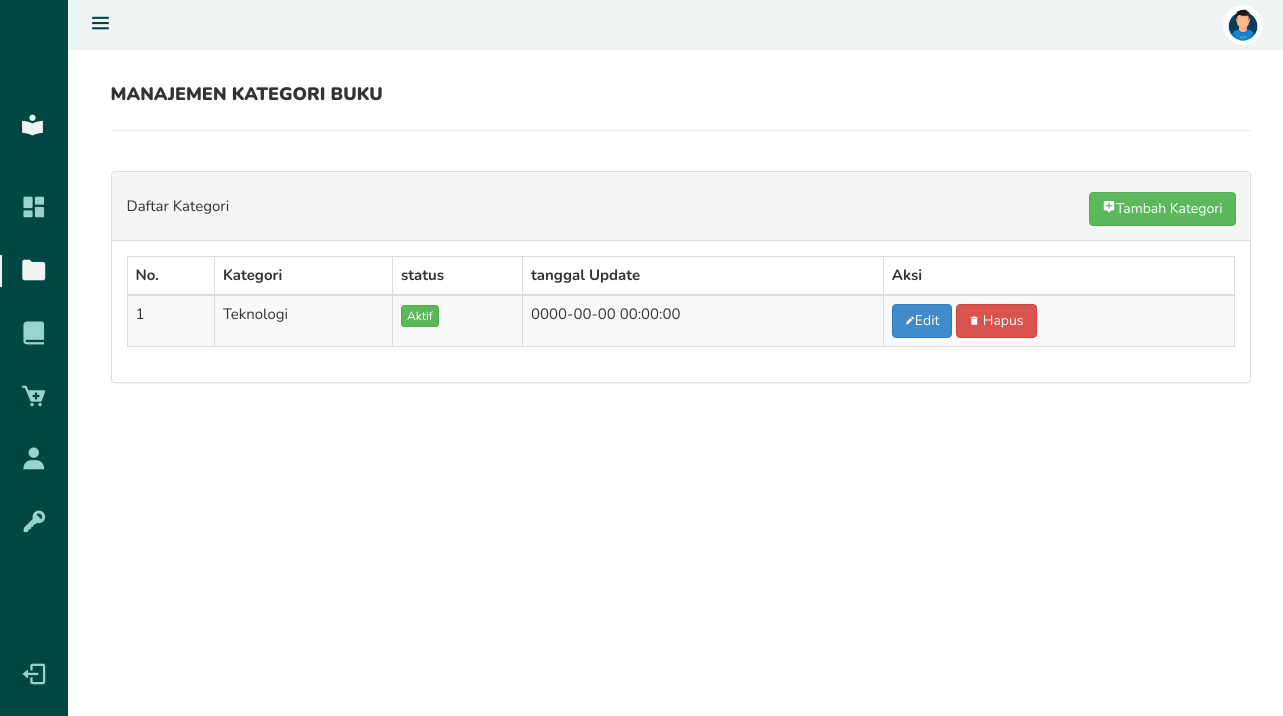
Page /admin/manajemen-kategori.php on the earlier database version.
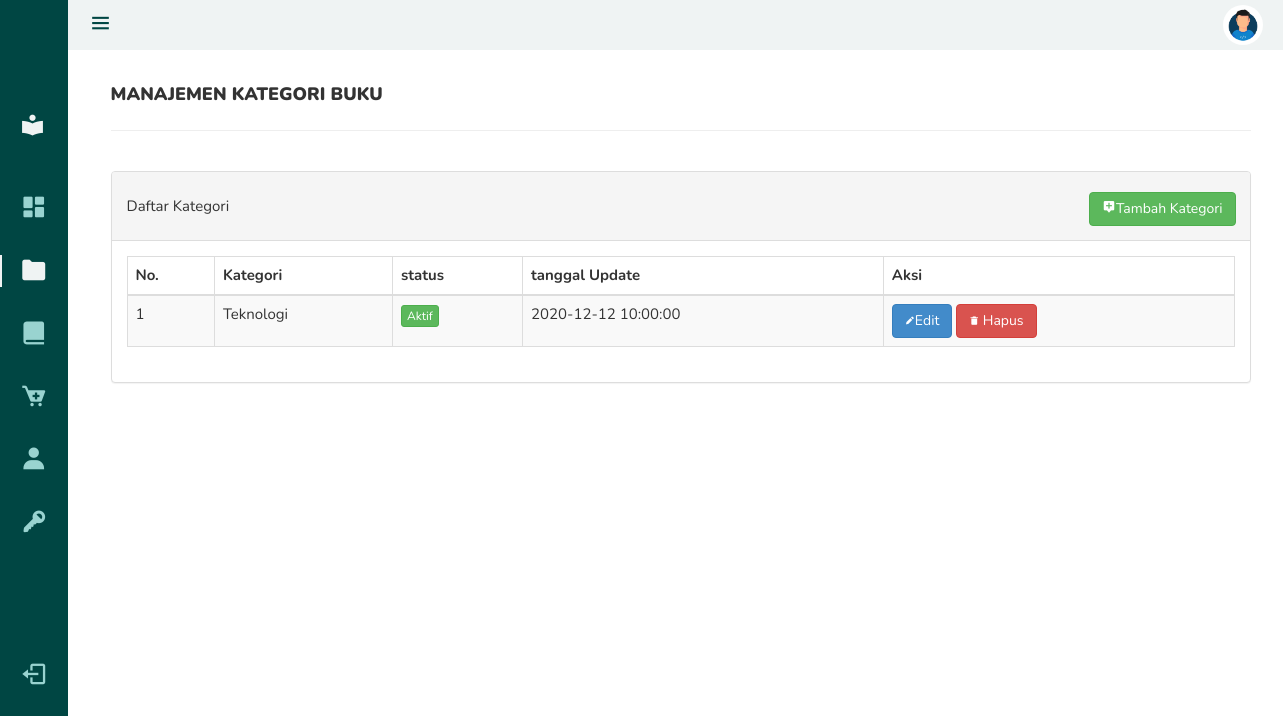
Same page on the later database version.
### tables this page shows
CREATE TABLE `kategori` (
  `id_kategori` int(11) NOT NULL PRIMARY KEY AUTO_INCREMENT,
  `nama_kategori`varchar(150) DEFAULT NULL,
  `status` int(1) DEFAULT NULL,
  `tgl_reg` DATETIME NULL DEFAULT CURRENT_TIMESTAMP,
  `tgl_update` DATETIME NULL DEFAULT '0000-00-00 00:00:00' ON UPDATE CURRENT_TIMESTAMP
);

### admin/manajemen-kategori.php (the view, shortened to what this page needs)
<?php include('includes/config.php'); ?>
<!DOCTYPE html>
<html lang="en">
<head>
    <link href='https://cdn.jsdelivr.net/npm/boxicons@2.0.5/css/boxicons.min.css' rel='stylesheet'>
    <link href="assets/css/bootstrap.css" rel="stylesheet" />
    <link rel="stylesheet" href="assets/css/styles.css">
</head>
<body id="body-pd">
    <header class="header" id="header">
        <div class="header__toggle">
            <i class="bx bx-menu" id="header-toggle"></i>
        </div>
        <div class="header__img">
            <img src="assets/Img/profile.png" alt="">
        </div>
    </header>
    <div class="l-navbar" id="nav-bar">
        <nav class="nav">
            <div>
                <a href="dashboard.php" class="nav__logo">
                    <i class='bx bxs-book-reader nav__logo-icon'></i>
                </a>
                <div class="nav__list">
                    <a href="dashboard.php" class="nav__link">
                        <i class='bx bxs-dashboard nav__icon'></i>
                    </a>
                    <a href="manajemen-kategori.php" class="nav__link active">
                        <i class='bx bxs-folder nav__icon'></i>
                    </a>
                    <a href="manajemen-buku.php" class="nav__link">
                        <i class='bx bxs-book-alt nav__icon'></i>
                    </a>
                    <a href="manajemen-peminjaman.php" class="nav__link">
                        <i class='bx bxs-cart-add nav__icon'></i>
                    </a>
                    <a href="anggota.php" class="nav__link">
                        <i class='bx bxs-user nav__icon'></i>
                    </a>
                    <a href="ganti-pass.php" class="nav__link">
                        <i class='bx bxs-key nav__icon'></i>
                    </a>
                </div>
            </div>
            <a href="logout.php" class="nav__link">
                <i class='bx bx-log-out nav__icon'></i>
            </a>
        </nav>
    </div>
    <div class="content-wrapper">
        <div class="container">
            <div class="row pad-botm">
                <div class="col-md-12">
                    <h4 class="header-line">Manajemen Kategori Buku</h4>
                </div>
                <div class="row">
                </div>
            </div>
            <div class="row">
                <div class="col-md-12">
                    <div class="panel panel-default">
                        <div class="panel-heading">
                            Daftar Kategori
                            <a href="tambah-kategori.php"><button class="btn btn-success nav__icon__add"><i class='bx bxs-message-alt-add '></i>Tambah Kategori</button></a>
                        </div>
                        <div class="panel-body">
                            <div class="table-responsive">
                                <table class="table table-striped table-bordered table-hover" id="dataTables-example">
                                    <thead>
                                        <tr>
                                            <th>No.</th>
                                            <th>Kategori</th>
                                            <th>status</th>
                                            <th>tanggal Update</th>
                                            <th>Aksi</th>
                                        </tr>
                                    </thead>
                                    <tbody>
                                        <?php $sql = "SELECT * from  kategori";
                                        $query = $dbh->prepare($sql);
                                        $query->execute();
                                        $results = $query->fetchAll(PDO::FETCH_OBJ);
                                        $cnt = 1;
                                        if ($query->rowCount() > 0) {
                                            foreach ($results as $result) {               ?>
                                                <tr class="odd gradeX">
                                                    <td class="center"><?php echo htmlentities($cnt); ?></td>
                                                    <td class="center"><?php echo htmlentities($result->nama_kategori); ?></td>
                                                    <td class="center">
                                                        <?php if ($result->status == 1) { ?>
                                                            <a href="#" class="btn btn-success btn-xs">Aktif</a>
                                                        <?php } else { ?>
                                                            <a href="#" class="btn btn-danger btn-xs">Non-Aktif</a>
                                                        <?php } ?></td>
                                                    <td class="center"><?php echo htmlentities($result->tgl_reg); ?></td>
                                                    <td class="center">
                                                        <a href="edit-kategori.php<?php echo htmlentities($result->id); ?>"><button class="btn btn-primary"><i class='bx bxs-pencil nav__icon__lite'></i>Edit</button>
                                                            <a href="manajemen-kategori.php?del=<?php echo htmlentities($result->id); ?>" onclick="return confirm('Anda yakin ingin menghapus kategori ini?');"> <button class=" btn btn-danger"><i class='bx bxs-trash-alt nav__icon__lite'></i> Hapus</button>
                                                    </td>
                                                </tr>
                                        <?php $cnt = $cnt + 1;
                                            }
                                        } ?>
                                    </tbody>
                                </table>
                            </div>
                        </div>
                    </div>
                </div>
            </div>
        </div>
    </div>
</body>
</html>

### admin/Assets/Css/styles.css (style rules this page uses)
:root { --header-height: 4rem; --nav-width: 68px; --first-color: #004643; --first-color-light: #99d3d0; --white-color: #eff3f3; --body-font: 'Nunito', sans-serif; --normal-font-size: 1.5rem; --z-fixed: 100; }
body { position: relative; margin: var(--header-height) 0 0 0; padding: 0 1rem; font-family: var(--body-font); font-size: var(--normal-font-size); transition: .5s; line-height: 28px; }
a { text-decoration: none; }
.header { width: 100%; height: var(--header-height); position: fixed; top: 0; left: 0; display: flex; align-items: center; justify-content: space-between; padding: 0 1rem; background-color: var(--white-color); z-index: var(--z-fixed); transition: .5s; }
.header__toggle { color: var(--first-color); font-size: 2.5rem; cursor: pointer; }
.header__img { width: 35px; height: 35px; display: flex; justify-content: center; border-radius: 50%; overflow: hidden; }
.header__img img { width: 40px; }
.content-wrapper { margin-top: 40px; min-height:800px; padding-bottom:90px; }
.header-line { font-weight: 900; padding-top:25px; padding-bottom:25px; border-bottom:1px solid #eeeeee; text-transform:uppercase; font-style: bold; }
.pad-botm { padding-bottom:30px; }
.l-navbar { position: fixed; top: 0; left: -30%; width: var(--nav-width); height: 100vh; background-color: var(--first-color); padding: .5rem 1rem 0 0; transition: .5s; z-index: var(--z-fixed); }
.nav { height: 100%; display: flex; flex-direction: column; justify-content: space-between; overflow: hidden; }
.nav__logo, .nav__link { display: grid; grid-template-columns: max-content max-content; align-items: center; column-gap: 2rem; padding: 1.25rem 1rem; }
.nav__logo { margin-bottom: 3rem; }
.nav__logo-icon { font-size: 2.5rem; margin-left: 1rem; color: var(--white-color); }
.nav__link { position: relative; color: var(--first-color-light); margin-bottom: 1rem; transition: .3s; }
.nav__icon { font-size: 2.75rem; margin-left: 1rem; }
.nav__icon__lite { font-size: 1rem; padding: auto; }
.nav__icon__add { display: inline; position: absolute; right: 3rem; }
.active { color: var(--white-color); }
.active::before { content: ''; position: absolute; left: 0; width: 2px; height: 32px; background-color: var(--white-color); }
@media screen and (min-width: 768px) { body { margin: calc(var(--header-height) + 1rem) 0 0 0; padding-left: calc(var(--nav-width) + 2rem); } }
@media screen and (min-width: 768px) { .header { height: calc(var(--header-height) + 1rem); padding: 0 2rem 0 calc(var(--nav-width) + 2rem); } }
@media screen and (min-width: 768px) { .header__img { width: 40px; height: 40px; } }
@media screen and (min-width: 768px) { .header__img img { width: 45px; } }
@media screen and (min-width: 768px) { .l-navbar { left: 0; padding: 1rem 1rem 0 0; } }

Differences in the rows shown:
changed kategori "Teknologi": tgl_reg "0000-00-00 00:00:00" → "2020-12-12 10:00:00"
